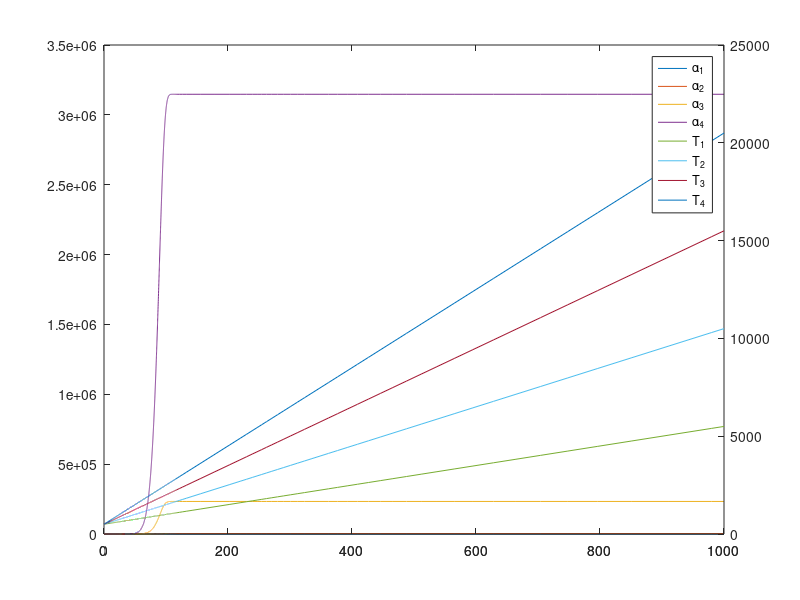

MATLAB code for this plot: (Note: this script raises an error after producing the figure.)
clear
clc
n_1 = 1;
E_1 = 200;
A_1 = 1E10;

n_2 = 1;
E_2 = 300;
A_2 = 1E15;

n_3 = 1;
E_3 = 300;
A_3 = 1E15;

R = 8.314E-3;

% dXdt =@(t,X) [0.33*A_1*exp(-E_1/R/X(5))*5.92*X(1)^(-0.41)*(1-X(1))^1.78 + 0.38*A_2*exp(-E_2/R/X(5))*3.43*X(1)^(0.05)*(1-X(1))^(0.98) + 0.29*A_3*exp(-E_3/R/X(5))*0.24*X(1)^(-9.23)*(1-X(1))^(4.98);
%               0.33*A_1*exp(-E_1/R/X(6))*5.92*X(2)^(-0.41)*(1-X(2))^1.78 + 0.38*A_2*exp(-E_2/R/X(6))*3.43*X(2)^(0.05)*(1-X(2))^(0.98) + 0.29*A_3*exp(-E_3/R/X(6))*0.24*X(2)^(-9.23)*(1-X(2))^(4.98);
%               0.33*A_1*exp(-E_1/R/X(7))*5.92*X(3)^(-0.41)*(1-X(3))^1.78 + 0.38*A_2*exp(-E_2/R/X(7))*3.43*X(3)^(0.05)*(1-X(3))^(0.98) + 0.29*A_3*exp(-E_3/R/X(7))*0.24*X(3)^(-9.23)*(1-X(3))^(4.98);
%               0.33*A_1*exp(-E_1/R/X(8))*5.92*X(4)^(-0.41)*(1-X(4))^1.78 + 0.38*A_2*exp(-E_2/R/X(8))*3.43*X(4)^(0.05)*(1-X(4))^(0.98) + 0.29*A_3*exp(-E_3/R/X(8))*0.24*X(4)^(-9.23)*(1-X(4))^(4.98);
%               5;10;15;20];
dXdt =@(t,X) [A_1*exp(-E_1/R/X(5))*(1-X(1))^n_1;% + 0.33*A_2*exp(-E_2/R/X(5))*(1-X(1))^n_2 + 0.34*A_3*exp(-E_3/R/X(5))*(1-X(1))^n_3;
              A_1*exp(-E_1/R/X(6))*(1-X(1))^n_1;% + 0.33*A_2*exp(-E_2/R/X(6))*(1-X(1))^n_2 + 0.34*A_3*exp(-E_3/R/X(6))*(1-X(1))^n_3;
              A_1*exp(-E_1/R/X(7))*(1-X(1))^n_1;% + 0.33*A_2*exp(-E_2/R/X(7))*(1-X(1))^n_2 + 0.34*A_3*exp(-E_3/R/X(7))*(1-X(1))^n_3;
              A_1*exp(-E_1/R/X(8))*(1-X(1))^n_1;% + 0.33*A_2*exp(-E_2/R/X(8))*(1-X(1))^n_2 + 0.34*A_3*exp(-E_3/R/X(8))*(1-X(1))^n_3;
              5;10;15;20];

          
  T0 = 500 ;       
opts = odeset('InitialStep',1e-2,'RelTol',1E-8);
[t,x] = ode23s(dXdt,[0,1000],[0.001,0.001,0.001,0.001,T0,T0,T0,T0],opts);

t = real(t);
x = real(x);

plotyy(t,x(:,[1:4]),t,x(:,[5:8]))
legend('\alpha_1','\alpha_2','\alpha_3','\alpha_4','T_1','T_2','T_3','T_4')

%%

% St01 = [x(:,5)-273.15 t  1-x(:,1) zeros(size(t))];
% St06 = [x(:,6)-273.15 t  1-x(:,2) zeros(size(t))];
% St11 = [x(:,7)-273.15 t  1-x(:,3) zeros(size(t))];
% St16 = [x(:,8)-273.15 t  1-x(:,4) zeros(size(t))];
St01 = [x(:,5) t   zeros(size(t)) x(:,1)];
St06 = [x(:,6) t   zeros(size(t)) x(:,2)];
St11 = [x(:,7) t   zeros(size(t)) x(:,3)];
St16 = [x(:,8) t   zeros(size(t)) x(:,4)];

%%

aa = 0.05:0.01:0.95;
Ea  = Vyazovkinv(aa,St01,St06,St11,St16);

figure
hold on
plot(aa,Ea(:,1))
hold off
grid
title('1')
xlabel('\alpha')
ylabel('E_{\alpha}')
%%
figure
hold on
plot(St01(:,1),St01(:,4))
plot(St06(:,1),St06(:,4))
plot(St11(:,1),St11(:,4))
plot(St16(:,1),St16(:,4))
%xlim([126 500])
